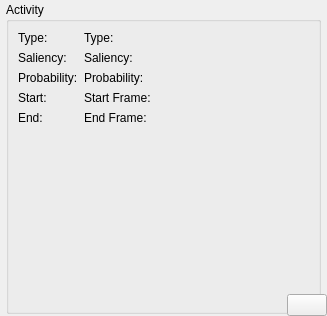
<?xml version="1.0" encoding="UTF-8"?>
<ui version="4.0">
 <class>vpObjectInfoPanel</class>
 <widget class="QWidget" name="vpObjectInfoPanel">
  <property name="geometry">
   <rect>
    <x>0</x>
    <y>0</y>
    <width>327</width>
    <height>316</height>
   </rect>
  </property>
  <property name="sizePolicy">
   <sizepolicy hsizetype="Preferred" vsizetype="Maximum">
    <horstretch>0</horstretch>
    <verstretch>0</verstretch>
   </sizepolicy>
  </property>
  <property name="windowTitle">
   <string>Form</string>
  </property>
  <layout class="QGridLayout" name="gridLayout_2">
   <property name="margin">
    <number>0</number>
   </property>
   <item row="0" column="0" rowspan="2" colspan="2">
    <widget class="QStackedWidget" name="objectInfo">
     <property name="sizePolicy">
      <sizepolicy hsizetype="Preferred" vsizetype="Maximum">
       <horstretch>0</horstretch>
       <verstretch>0</verstretch>
      </sizepolicy>
     </property>
     <property name="currentIndex">
      <number>1</number>
     </property>
     <widget class="QWidget" name="emptyPage">
      <layout class="QVBoxLayout" name="verticalLayout_6">
       <property name="leftMargin">
        <number>6</number>
       </property>
       <property name="topMargin">
        <number>2</number>
       </property>
       <property name="rightMargin">
        <number>6</number>
       </property>
       <property name="bottomMargin">
        <number>2</number>
       </property>
       <item>
        <widget class="QGroupBox" name="groupBox_4">
         <property name="title">
          <string>Not Available</string>
         </property>
        </widget>
       </item>
      </layout>
     </widget>
     <widget class="QWidget" name="activityPage">
      <layout class="QVBoxLayout" name="verticalLayout_2">
       <property name="leftMargin">
        <number>6</number>
       </property>
       <property name="topMargin">
        <number>2</number>
       </property>
       <property name="rightMargin">
        <number>6</number>
       </property>
       <property name="bottomMargin">
        <number>2</number>
       </property>
       <item>
        <widget class="QGroupBox" name="groupBox">
         <property name="title">
          <string>Activity</string>
         </property>
         <layout class="QFormLayout" name="formLayout_3">
          <item row="0" column="0">
           <widget class="QLabel" name="label_10">
            <property name="text">
             <string>Type:</string>
            </property>
           </widget>
          </item>
          <item row="0" column="1">
           <widget class="QLabel" name="activityType">
            <property name="text">
             <string>Type:</string>
            </property>
           </widget>
          </item>
          <item row="1" column="0">
           <widget class="QLabel" name="label_12">
            <property name="text">
             <string>Saliency:</string>
            </property>
           </widget>
          </item>
          <item row="1" column="1">
           <widget class="QLabel" name="activitySaliency">
            <property name="text">
             <string>Saliency:</string>
            </property>
           </widget>
          </item>
          <item row="2" column="0">
           <widget class="QLabel" name="label_13">
            <property name="text">
             <string>Probability:</string>
            </property>
           </widget>
          </item>
          <item row="2" column="1">
           <widget class="QLabel" name="activityProbability">
            <property name="text">
             <string>Probability:</string>
            </property>
           </widget>
          </item>
          <item row="3" column="0">
           <widget class="QLabel" name="label_18">
            <property name="text">
             <string>Start:</string>
            </property>
           </widget>
          </item>
          <item row="3" column="1">
           <widget class="QLabel" name="activityStartFrame">
            <property name="text">
             <string>Start Frame:</string>
            </property>
           </widget>
          </item>
          <item row="4" column="0">
           <widget class="QLabel" name="label_20">
            <property name="text">
             <string>End:</string>
            </property>
           </widget>
          </item>
          <item row="4" column="1">
           <widget class="QLabel" name="activityEndFrame">
            <property name="text">
             <string>End Frame:</string>
            </property>
           </widget>
          </item>
         </layout>
        </widget>
       </item>
      </layout>
     </widget>
     <widget class="QWidget" name="eventPage">
      <layout class="QVBoxLayout" name="verticalLayout_3">
       <property name="leftMargin">
        <number>6</number>
       </property>
       <property name="topMargin">
        <number>2</number>
       </property>
       <property name="rightMargin">
        <number>6</number>
       </property>
       <property name="bottomMargin">
        <number>2</number>
       </property>
       <item>
        <widget class="QGroupBox" name="groupBox_3">
         <property name="title">
          <string>Event</string>
         </property>
         <layout class="QFormLayout" name="formLayout_2">
          <item row="0" column="0">
           <widget class="QLabel" name="label_26">
            <property name="text">
             <string>Type:</string>
            </property>
           </widget>
          </item>
          <item row="0" column="1">
           <widget class="QLabel" name="eventType">
            <property name="text">
             <string>Type:</string>
            </property>
           </widget>
          </item>
          <item row="1" column="0">
           <widget class="QLabel" name="label_28">
            <property name="text">
             <string>Normalcy:</string>
            </property>
           </widget>
          </item>
          <item row="1" column="1">
           <widget class="QLabel" name="eventNormalcy">
            <property name="text">
             <string>Normalcy:</string>
            </property>
           </widget>
          </item>
          <item row="2" column="0">
           <widget class="QLabel" name="label_22">
            <property name="text">
             <string>Start:</string>
            </property>
           </widget>
          </item>
          <item row="2" column="1">
           <widget class="QLabel" name="eventStartFrame">
            <property name="text">
             <string>Start Frame:</string>
            </property>
           </widget>
          </item>
          <item row="3" column="0">
           <widget class="QLabel" name="label_23">
            <property name="text">
             <string>End:</string>
            </property>
           </widget>
          </item>
          <item row="3" column="1">
           <widget class="QLabel" name="eventEndFrame">
            <property name="text">
             <string>End Frame:</string>
            </property>
           </widget>
          </item>
         </layout>
        </widget>
       </item>
      </layout>
     </widget>
     <widget class="QWidget" name="trackPage">
      <layout class="QVBoxLayout" name="verticalLayout">
       <property name="leftMargin">
        <number>6</number>
       </property>
       <property name="topMargin">
        <number>2</number>
       </property>
       <property name="rightMargin">
        <number>6</number>
       </property>
       <property name="bottomMargin">
        <number>2</number>
       </property>
       <item>
        <widget class="QGroupBox" name="trackGroup">
         <property name="minimumSize">
          <size>
           <width>0</width>
           <height>155</height>
          </size>
         </property>
         <property name="title">
          <string>Track</string>
         </property>
         <layout class="QFormLayout" name="formLayout">
          <item row="0" column="0">
           <widget class="QLabel" name="trackIdLabel">
            <property name="text">
             <string>ID:</string>
            </property>
           </widget>
          </item>
          <item row="0" column="1">
           <widget class="QStackedWidget" name="trackIdWidget">
            <property name="midLineWidth">
             <number>5</number>
            </property>
            <property name="currentIndex">
             <number>0</number>
            </property>
            <widget class="QWidget" name="page">
             <layout class="QVBoxLayout" name="verticalLayout_5">
              <property name="margin">
               <number>0</number>
              </property>
              <item>
               <widget class="QLabel" name="trackId">
                <property name="text">
                 <string>ID:</string>
                </property>
               </widget>
              </item>
             </layout>
            </widget>
            <widget class="QWidget" name="page_2">
             <layout class="QVBoxLayout" name="verticalLayout_7">
              <property name="margin">
               <number>0</number>
              </property>
              <item>
               <widget class="QLineEdit" name="trackIdEdit"/>
              </item>
             </layout>
            </widget>
           </widget>
          </item>
          <item row="1" column="0">
           <widget class="QLabel" name="trackTypeLabel">
            <property name="text">
             <string>Type:</string>
            </property>
           </widget>
          </item>
          <item row="1" column="1">
           <widget class="QComboBox" name="trackType">
            <property name="enabled">
             <bool>false</bool>
            </property>
           </widget>
          </item>
          <item row="3" column="0">
           <widget class="QLabel" name="trackNormalcyLabel">
            <property name="text">
             <string>Normalcy:</string>
            </property>
           </widget>
          </item>
          <item row="3" column="1">
           <widget class="QLabel" name="trackNormalcy">
            <property name="text">
             <string>Normalcy:</string>
            </property>
           </widget>
          </item>
          <item row="4" column="0">
           <widget class="QLabel" name="trackStartFrameLabel">
            <property name="text">
             <string>Start:</string>
            </property>
           </widget>
          </item>
          <item row="4" column="1">
           <widget class="QLabel" name="trackStartFrame">
            <property name="text">
             <string>Start Frame:</string>
            </property>
           </widget>
          </item>
          <item row="5" column="0">
           <widget class="QLabel" name="trackEndFrameLabel">
            <property name="text">
             <string>End:</string>
            </property>
           </widget>
          </item>
          <item row="5" column="1">
           <widget class="QLabel" name="trackEndFrame">
            <property name="text">
             <string>End Frame:</string>
            </property>
           </widget>
          </item>
          <item row="6" column="0">
           <widget class="QLabel" name="trackClassifiersLabel">
            <property name="text">
             <string>Classifiers:</string>
            </property>
           </widget>
          </item>
          <item row="2" column="0">
           <widget class="QLabel" name="typeColorLabel">
            <property name="text">
             <string>Type Color:</string>
            </property>
           </widget>
          </item>
          <item row="2" column="1">
           <widget class="qtColorButton" name="typeColor">
            <property name="sizePolicy">
             <sizepolicy hsizetype="Fixed" vsizetype="Minimum">
              <horstretch>0</horstretch>
              <verstretch>0</verstretch>
             </sizepolicy>
            </property>
           </widget>
          </item>
          <item row="6" column="1">
           <widget class="QTreeWidget" name="trackClassifiers">
            <property name="alternatingRowColors">
             <bool>true</bool>
            </property>
            <property name="rootIsDecorated">
             <bool>false</bool>
            </property>
            <property name="uniformRowHeights">
             <bool>true</bool>
            </property>
            <property name="sortingEnabled">
             <bool>true</bool>
            </property>
            <property name="allColumnsShowFocus">
             <bool>true</bool>
            </property>
            <property name="columnCount">
             <number>2</number>
            </property>
            <column>
             <property name="text">
              <string>Type</string>
             </property>
            </column>
            <column>
             <property name="text">
              <string>Score</string>
             </property>
            </column>
           </widget>
          </item>
         </layout>
        </widget>
       </item>
      </layout>
     </widget>
     <widget class="QWidget" name="parentTrackPage">
      <layout class="QVBoxLayout" name="verticalLayout_4">
       <property name="leftMargin">
        <number>6</number>
       </property>
       <property name="topMargin">
        <number>2</number>
       </property>
       <property name="rightMargin">
        <number>6</number>
       </property>
       <property name="bottomMargin">
        <number>2</number>
       </property>
       <item>
        <widget class="QGroupBox" name="trackGroup_2">
         <property name="title">
          <string>Parent Track</string>
         </property>
         <layout class="QFormLayout" name="formLayout_4">
          <property name="fieldGrowthPolicy">
           <enum>QFormLayout::AllNonFixedFieldsGrow</enum>
          </property>
          <item row="0" column="0">
           <widget class="QLabel" name="label_15">
            <property name="text">
             <string>ID:</string>
            </property>
           </widget>
          </item>
          <item row="0" column="1">
           <widget class="QLabel" name="parentTrackId">
            <property name="text">
             <string>ID:</string>
            </property>
           </widget>
          </item>
          <item row="1" column="0">
           <widget class="QLabel" name="trackStartFrameLabel_2">
            <property name="text">
             <string>Start (In Event):</string>
            </property>
           </widget>
          </item>
          <item row="1" column="1">
           <layout class="QHBoxLayout" name="horizontalLayout" stretch="0,1">
            <item>
             <widget class="QLabel" name="parentTrackEventStartTime">
              <property name="text">
               <string>00:00:00.000</string>
              </property>
             </widget>
            </item>
            <item>
             <widget class="QSpinBox" name="trackStartSpinBox">
              <property name="enabled">
               <bool>false</bool>
              </property>
             </widget>
            </item>
           </layout>
          </item>
          <item row="2" column="0">
           <widget class="QLabel" name="trackEndFrameLabel_2">
            <property name="text">
             <string>End (In Event):</string>
            </property>
           </widget>
          </item>
          <item row="2" column="1">
           <layout class="QHBoxLayout" name="horizontalLayout_3" stretch="0,1">
            <item>
             <widget class="QLabel" name="parentTrackEventEndTime">
              <property name="text">
               <string>00:00:00.000</string>
              </property>
             </widget>
            </item>
            <item>
             <widget class="QSpinBox" name="trackEndSpinBox">
              <property name="enabled">
               <bool>false</bool>
              </property>
             </widget>
            </item>
           </layout>
          </item>
         </layout>
        </widget>
       </item>
      </layout>
     </widget>
    </widget>
   </item>
   <item row="1" column="1">
    <widget class="QPushButton" name="editProperties">
     <property name="sizePolicy">
      <sizepolicy hsizetype="Fixed" vsizetype="Fixed">
       <horstretch>0</horstretch>
       <verstretch>0</verstretch>
      </sizepolicy>
     </property>
     <property name="text">
      <string/>
     </property>
     <property name="icon">
      <iconset resource="../../Icons/vpView.qrc">
       <normaloff>:/icons/16x16/configure</normaloff>:/icons/16x16/configure</iconset>
     </property>
     <property name="checked">
      <bool>false</bool>
     </property>
    </widget>
   </item>
  </layout>
 </widget>
 <customwidgets>
  <customwidget>
   <class>qtColorButton</class>
   <extends>QPushButton</extends>
   <header location="global">qtColorButton.h</header>
  </customwidget>
 </customwidgets>
 <resources>
  <include location="../../Icons/vpView.qrc"/>
 </resources>
 <connections/>
</ui>
